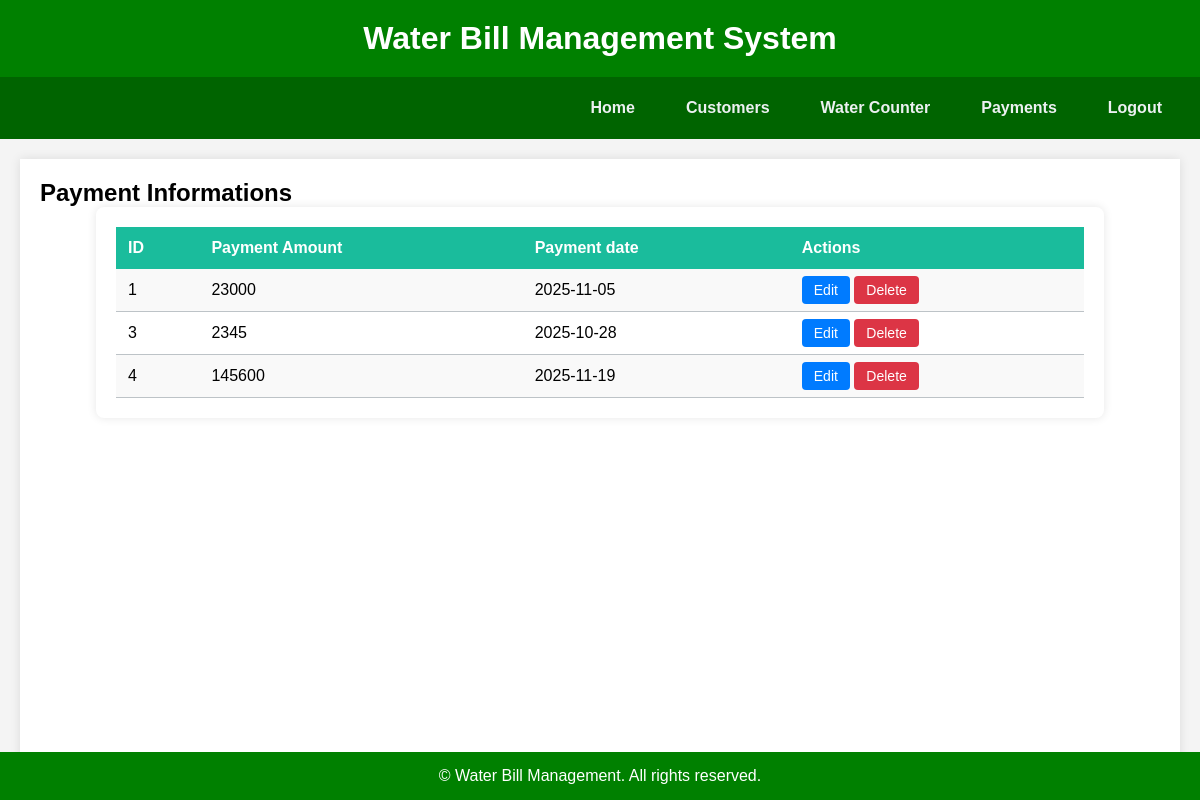
The app's page /water_bill_management/water_bill_management/dpayment.php with its own data.
### tables this page shows
CREATE TABLE `payments` (
  `pid` int(11) NOT NULL,
  `amount` varchar(40) NOT NULL,
  `paid_date` date NOT NULL
);

### water_bill_management/water_bill_management/dpayment.php (the view, shortened to what this page needs)
<!DOCTYPE html>
<html lang="en">
<head>
</head>
<body>
<header>
    <h1>Water Bill Management System</h1>
</header>
<nav>
    <a href="home.php">Home</a>
    <a href="Customers.php">Customers</a>
    <a href="water_counter.php">Water Counter</a>
    <a href="Payments.php">Payments</a>
    <a href="logout.php">Logout</a>
</nav>
<div class="container">
    <h2>Payment Informations</h2>
    <p>
<div class="table-box">
    <table>
            <tr>
                <th>ID</th>
                <th>Payment Amount</th>
                <th>Payment date</th>
                <th>Actions</th>
            </tr>
       <?php
include 'conn.php';
$sel=mysqli_query($con,"SELECT * FROM payments");
while ($row=mysqli_fetch_array($sel)) {
   echo "<tr>";
   echo "<td>".$row[0]."</td>";
   echo "<td>".$row[1]."</td>";
   echo "<td>".$row[2]."</td>";
     echo "<td>
          <a href='editpayment.php?a=".$row[0]."&b=".$row[1]."&c=".$row[2]."' class='btn-edit'>Edit</a>
          <a href='deletepayment.php?id=".$row[0]."' class='btn-delete'>Delete</a>
        </td>";
  echo "</tr>";
}
?>
    </table>
</div>
    </p>
</div>
<footer>
    &copy;  Water Bill Management. All rights reserved.
</footer>
</body>
</html>

### water_bill_management/water_bill_management/dpayment.php (style rules this page uses)
* { margin: 0; padding: 0; box-sizing: border-box; }
body { font-family: Arial, sans-serif; background: #f4f4f4; min-height: 100vh; display: flex; flex-direction: column; }
header { background: green; color: #fff; padding: 20px; text-align: center; }
nav { background: darkgreen; padding: 10px 20px; display: flex; justify-content: flex-end; gap: 15px; }
nav a { color: #ecf0f1; padding: 12px 18px; text-decoration: none; font-weight: bold; }
.container { flex: 1; padding: 20px; background: white; margin: 20px; box-shadow: 0 0 10px rgba(0,0,0,0.1); }
footer { background: green; color: #fff; text-align: center; padding: 15px; position: fixed; bottom: 0; left: 0; width: 100%; }
.table-box { width: 90%; margin: auto; background: #ffffff; padding: 20px; border-radius: 8px; box-shadow: 0 0 10px rgba(0,0,0,0.1); }
table { width: 100%; border-collapse: collapse; font-size: 16px; }
th { background: #1abc9c; color: white; padding: 12px; text-align: left; }
td { padding: 12px; border-bottom: 1px solid #bdc3c7; }
tr:nth-child(even) { background: #f9f9f9; }
.btn-edit, .btn-delete { padding: 6px 12px; text-decoration: none; color: #fff; border-radius: 4px; font-size: 14px; }
.btn-edit { background-color: #007bff; }
.btn-delete { background-color: #dc3545; }

### records on screen
payments: pid "1", amount "23000", paid_date "2025-11-05"
payments: pid "3", amount "2345", paid_date "2025-10-28"
payments: pid "4", amount "145600", paid_date "2025-11-19"
